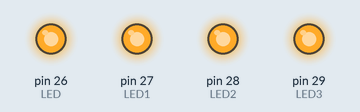
Bench run of a sketch on a simulated Arduino Mega 2560, built with avr-gcc and run on an emulated ATmega2560. On the bench: output pins drawn as LEDs (lit = HIGH).

Above: at 0.5 s.
At 1.5 s:
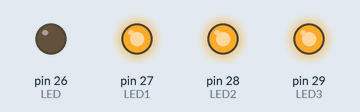
At 2.5 s:
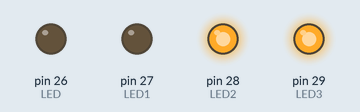
At 3.5 s:
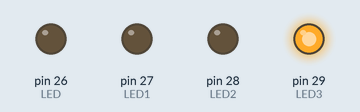
Timing chart, 0 to 4.6 s (numbered marks = the images above):
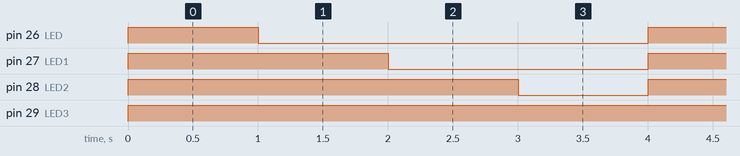

The sketch:

AVR2_2.ino
```cpp
int LED = 26;

int LED1 = 27;

int LED2 = 28;

int LED3 = 29;


void setup(){

  pinMode(26,OUTPUT);

  pinMode(27,OUTPUT);

  pinMode(28,OUTPUT);

  pinMode(29,OUTPUT);

}

void loop(){

  digitalWrite(LED,HIGH);

  digitalWrite(LED1,HIGH);

  digitalWrite(LED2,HIGH);

  digitalWrite(LED3,HIGH);

  delay(1000);

  digitalWrite(LED,LOW);

  digitalWrite(LED1,HIGH);

  digitalWrite(LED2,HIGH);

  digitalWrite(LED3,HIGH);

  delay(1000);

  digitalWrite(LED,LOW);

  digitalWrite(LED1,LOW);

  digitalWrite(LED2,HIGH);

  digitalWrite(LED3,HIGH);

  delay(1000);

  digitalWrite(LED,LOW);

  digitalWrite(LED1,LOW);

  digitalWrite(LED2,LOW);

  digitalWrite(LED3,HIGH);

  delay(1000);

  digitalWrite(LED,LOW);

  digitalWrite(LED1,LOW);

  digitalWrite(LED2,LOW);

  digitalWrite(LED3,LOW);

}
```

Measured:
- by itself, pin 26 (LED): alternates HIGH for 1.0 s and LOW for 3.0 s
- by itself, pin 27 (LED1): alternates HIGH for 2.0 s and LOW for 2.0 s
- by itself, pin 28 (LED2): alternates HIGH for 3.0 s and LOW for 1.0 s
- by itself, pin 29 (LED3): LOW → HIGH at 0.00 s
